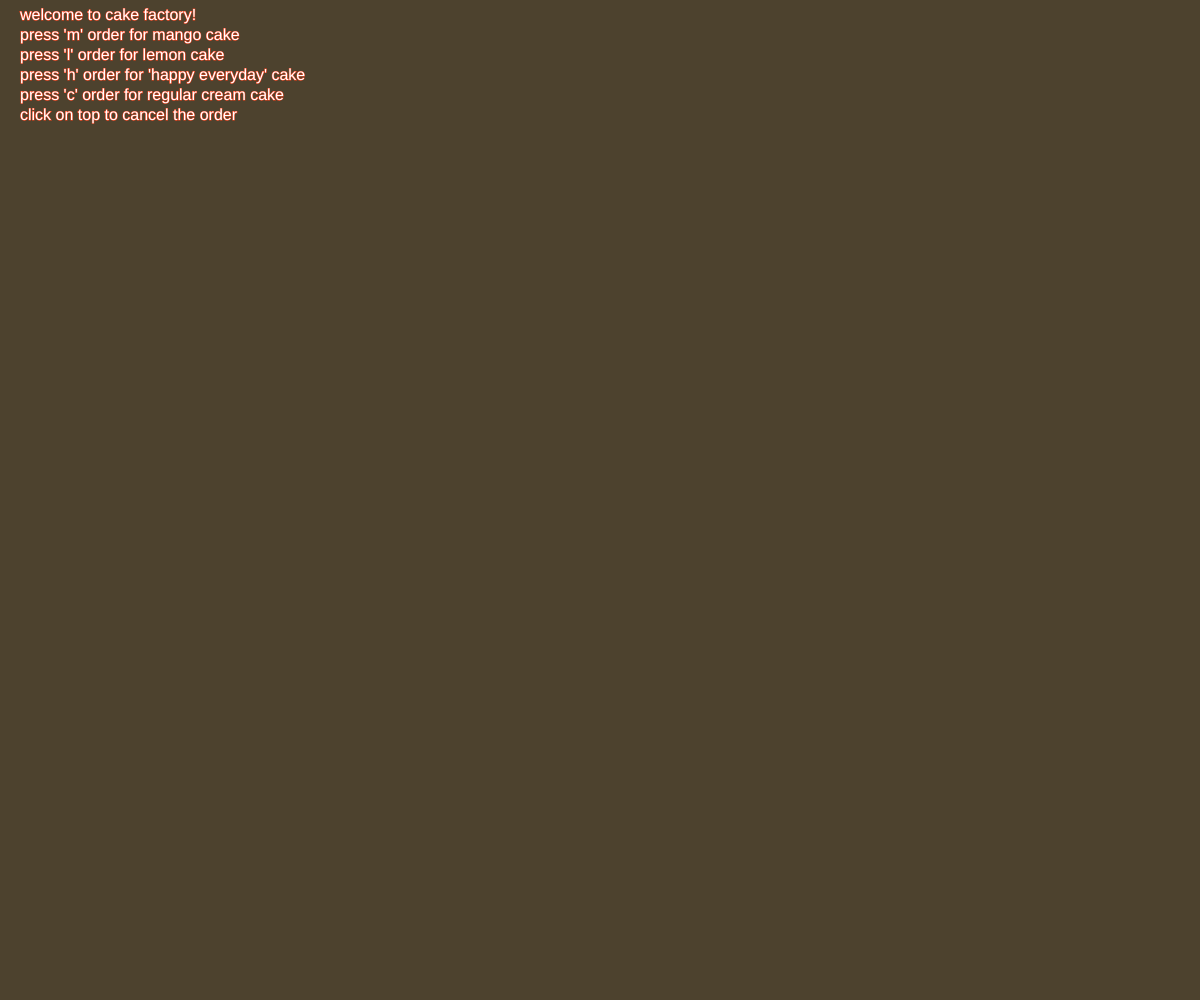
Frame 1 (no input)
Frame 60 (no input): identical to frame 1, image omitted
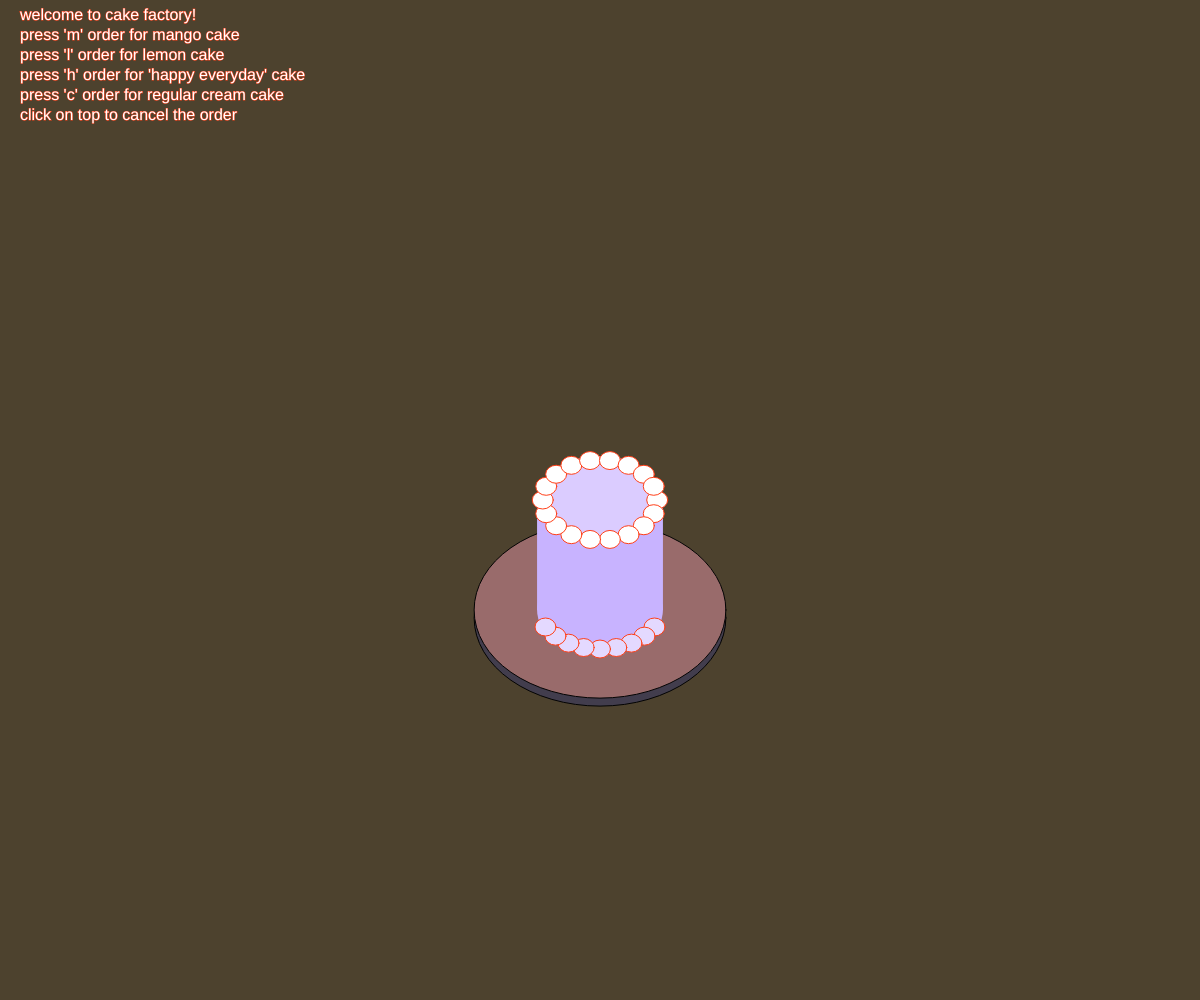
Frame 120 (the mouse pressed at the canvas centre since frame 60)

The p5.js sketch that drew these frames (run headless with seeded random() and noise() and a simulated clock; from frame 60 on, the mouse is pressed at the canvas centre):

// p5.js sketch
// ── sketch.js
let cakes = [];
let decoType = "cream";
let numberOfMango = 50;

function setup() {
  createCanvas(windowWidth, windowHeight);
  colorMode(HSB);
  //H: Hue, S: saturation, B: brightness.
  // colorMode(HSB, maxH, maxS, maxB, maxA);
  //  https://p5js.org/reference/p5/colorMode/
}

function draw() {
  background(40, 40, 30);
  textSize(16);
  stroke(10, 90, 100);
  fill(100);
  text("welcome to cake factory!", 20, 20);
  text("press 'm' order for mango cake", 20, 40);
  text("press 'l' order for lemon cake", 20, 60);
  text("press 'h' order for 'happy everyday' cake", 20, 80);
  text("press 'c' order for regular cream cake", 20, 100);
  text("click on top to cancel the order", 20, 120);

  //draw all cakes in the cakes array
  for (let i = 0; i < cakes.length; i++) {
    cakes[i].checkHover(); //check if hovering

    cakes[i].drawPlate();
    cakes[i].drawCakeBase();
    cakes[i].cream(); //all cakes have cream

    //based on decoration type, draw different decorations
    if (cakes[i].decoType === "mango") {
      cakes[i].mango();
    } else if (cakes[i].decoType === "lemon") {
      cakes[i].lemon();
    } else if (cakes[i].decoType === "HEDText") {
      cakes[i].HEDText();
    }
  }
}

function mousePressed() {
  let amIHovering = false;

  //===== hovering and click to delete the cake from array =====
  for (let i = 0; i < cakes.length; i++) {
    if (cakes[i].hovering == true) {
      //Array.splice is a method for removing elements form an array
      //parameter one is the element to remove
      //parameter two is how many elements to remove
      cakes.splice(i, 1); //erase element i form our array, erase only one element

      amIHovering = true;
    }
  }

  //if not clicking on any cake, create a new cake at mouse position
  if (amIHovering == false) {
    //if no hovering was detected in previous for loop

    let tempCake = new Cake(
      //===== cake base =====
      mouseX, // x pos of Ellipse1, cake plate center
      mouseY, //y pos of Ellipse1, cake plate center

      random(0, 360), //color of base cake

      //===== cream =====
      TWO_PI / 18,
      TWO_PI / 24,
      //===== top decorations =====
      decoType,
      numberOfMango //number of mango
    );
    //take my newly created cake and add it to my cakes array
    cakes.push(tempCake);
  }
}

function keyPressed() {
  if (key === "m") {
    decoType = "mango";
  } else if (key === "l") {
    decoType = "lemon";
  } else if (key === "h") {
    decoType = "HEDText";
  } else if (key === "c") {
    decoType = "cream";
  }
}

class Cake {
  // class declares a new type of object
  constructor(
    x, // x pos of ellipseTop, plate center
    y, //y pos of ellipseTop, plate center

    hue, //color of base cake

    creamAngle, //cream angle
    creamBottomAngle, //cream bottom angle

    decoType,
    numberOfMango //number of mango
  ) {
    //for deleting cake when hovering and clicking
    this.hovering = false;

    //=== plate parameters ===
    this.plateDiameterX = random(200, 450);
    this.plateDiameterY = this.plateDiameterX * 0.7;

    //=== Cake Base parameters ===
    //I used two ellipses and one rectangle to create a cake base

    //one rectangle, rect(x, y, w, [h])，
    //rect is the height of the cake

    //plate size decides cake size
    this.wRect = this.plateDiameterX / 2;
    this.hRect = random(80, 120);

    //center position of rectangle
    this.xRect = x;
    this.yRect = y + this.hRect / 2;

    //two ellipse, ellipse(x, y, w, [h])
    this.xEllipse = x; //center x position for both ellipses

    this.yEllipseTop = y; //cake top surface position y
    this.yEllipseBottom = this.yEllipseTop + this.hRect; //cake bottom surface position y
    //the size of the cake will be based on the plate size
    this.wEllipse = this.plateDiameterX / 2;
    this.hEllipse = this.plateDiameterY / 2;

    //=== base cake color ===
    this.baseHue = hue;

    //all types of deco have cream
    this.creamAngle = creamAngle;
    this.creamBottomAngle = creamBottomAngle;
    this.creamD = this.wEllipse / 5;

    //=== top decorations ===
    this.decoType = decoType;
    this.numberOfMango = numberOfMango;
    this.mangoPositions = [];
    //position of mango, mango position X and mango position Y, randomly generated within the cake top area
    //used example template from recorded course video
    for (let i = 0; i < this.numberOfMango; i++) {
      let spacing = 360 / this.numberOfMango;
      let mangoX =
        cos(radians(i * spacing)) * random(10, this.wEllipse / 2 - 20);
      let mangoY =
        sin(radians(i * spacing)) * random(10, this.hEllipse / 2 - 20);
      let newVector = createVector(mangoX, mangoY);
      this.mangoPositions.push(newVector);
    }
    this.mangoAngles = [];
    for (let i = 0; i < this.numberOfMango; i++) {
      this.mangoAngles.push(random(-0.5, 0.5));
    }
  }

  //draw the plate
  drawPlate() {
    stroke(1);
    //plate
    fill(this.baseHue, 20, 30);
    ellipse(
      this.xEllipse,
      this.yEllipseBottom + 8,
      this.plateDiameterX,
      this.plateDiameterY
    );
    fill(this.baseHue * 3, 30, 60);
    ellipse(
      this.xEllipse,
      this.yEllipseBottom,
      this.plateDiameterX,
      this.plateDiameterY
    );
  }

  //draw the cake base, the size based on plate size
  drawCakeBase() {
    noStroke();
    //Base Cake
    fill(this.baseHue, 30, 100);
    ellipse(this.xEllipse, this.yEllipseBottom, this.wEllipse, this.hEllipse);
    //I want to base on the center position, to draw the rectangle, so that ellipse and rect can use the same x center position.
    //https://p5js.org/reference/p5/rectMode/
    rectMode(CENTER);
    rect(this.xRect, this.yRect, this.wRect, this.hRect);
    //top layer lighter color
    fill(this.baseHue, 20, 100);
    ellipse(this.xEllipse, this.yEllipseTop, this.wEllipse, this.hEllipse);
  }

  //use polar coordinates to draw cream around the cake top
  cream() {
    stroke(10, 90, 100);
    fill(0, 0, 100);
    for (let i = 0; i < 18; i++) {
      let currentAngle = this.creamAngle * i;
      //this is the parametric equations of an ellipse
      //start from the center point (cx, cy), then move horizontally by "a * cos(theta) and vertically by b * sin(theta). As theta goes from 0 to 360 degrees, the point traces out the shape of an ellipse
      let x = this.xEllipse + cos(currentAngle) * (this.wEllipse / 2.2);
      let y = this.yEllipseTop + sin(currentAngle) * (this.hEllipse / 2.2);

      ellipse(x, y, this.creamD / 1.2, this.creamD / 1.4);
    }

    //bottom colorful cream
    //choose only to draw half of the bottom cream, so i starts from 2 to 11
    for (let i = 2; i < 11; i++) {
      let currentAngle = this.creamBottomAngle * i;
      let x = this.xEllipse + cos(currentAngle) * (this.wEllipse / 2);
      let y = this.yEllipseBottom - 5 + sin(currentAngle) * (this.hEllipse / 2);
      fill(this.baseHue, 15, 100);
      ellipse(x, y, this.creamD / 1.2, this.creamD / 1.4);
    }
  }

  lemon() {
    push(); //I need to add push and pop, or it will affect text on the left top corner
    stroke(40, 90, 100);
    fill(50, 100, 100);
    for (let i = 0; i < 18; i++) {
      let currentAngle = this.creamAngle * i;
      let x = this.xEllipse + cos(currentAngle) * (this.wEllipse / 2.2);
      let y = this.yEllipseTop + sin(currentAngle) * (this.hEllipse / 2.2);
      fill(50, 100, 100);
      //draw the pericarp
      //same as cream, but use arc to draw part of the ellipse
      arc(x, y - 10, this.creamD, this.creamD, PI / 6, PI + PI / 6, PIE);
      //use a smaller arc to draw the pulp, and some offset
      fill(50, 10, 100);
      arc(
        x + 2,
        y - 10 - 2,
        this.creamD,
        this.creamD,
        PI / 6,
        PI + PI / 6,
        PIE
      );
    }
    pop();
  }

  mango() {
    //to draw shapes inside certain area
    //define the position of mango based on pre-calculated positions
    //used example template from recorded course video
    for (let i = 0; i < this.numberOfMango; i++) {
      push();
      rectMode(CENTER);
      stroke(40, 90, 100);
      fill(50, 50, 100);
      //move the canvas origin to the mango position
      translate(
        this.mangoPositions[i].x + this.xEllipse,
        this.mangoPositions[i].y + this.yEllipseTop
      );
      rotate(this.mangoAngles[i]);
      rect(0, 0, 20, 20);

      pop();
    }
  }

  HEDText() {
    //candle
    //also I want to draw a animated fire. And it looks like drunk walk example, so I learned from that, add some random value to the fire position
    //I want the candle size dependent on the cake size, so I use hEllipse as a reference

    push(); //I need to add push and pop, or it will affect text on the left top corner
    rectMode(CENTER);
    fill(100);
    rect(
      this.xEllipse,
      this.yEllipseTop - this.hEllipse * 0.5,
      this.hEllipse * 0.1,
      this.hEllipse * 0.6
    );
    //draw the fire
    let fireX = this.xEllipse + random(-2, 2);
    let fireY = this.yEllipseTop - this.hEllipse * 0.9 + random(-2, 2);
    fill(30, 100, 100);
    ellipse(fireX, fireY, this.hEllipse * 0.1, this.hEllipse * 0.2);

    //Text
    noStroke();
    fill(0, 100, 100);
    textAlign(CENTER, CENTER);
    textSize(10 * (this.wEllipse / 100));
    text("HAPPY", this.xEllipse, this.yEllipseTop);
    text(
      "EVERYDAY",
      this.xEllipse,
      this.yEllipseTop + 10 * (this.wEllipse / 100)
    );
    pop();
  }

  checkHover() {
    let d = dist(mouseX, mouseY, this.xEllipse, this.yEllipseTop);
    this.hovering = d < this.wEllipse / 2; // check if mouse is within the cake top area
  }
}
